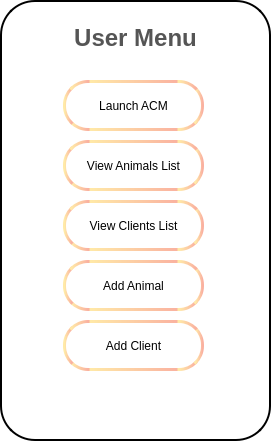
     <widget class="QGroupBox" name="StaffMenu">
      <property name="geometry">
       <rect>
        <x>740</x>
        <y>110</y>
        <width>271</width>
        <height>441</height>
       </rect>
      </property>
      <property name="styleSheet">
       <string notr="true">background: #fff;
border-radius: 35px;
border: 2px solid black;</string>
      </property>
      <property name="title">
       <string/>
      </property>
      <widget class="QTextBrowser" name="userMenu_text">
       <property name="geometry">
        <rect>
         <x>20</x>
         <y>20</y>
         <width>231</width>
         <height>41</height>
        </rect>
       </property>
       <property name="styleSheet">
        <string notr="true">border: none</string>
       </property>
       <property name="html">
        <string>&lt;!DOCTYPE HTML PUBLIC &quot;-//W3C//DTD HTML 4.0//EN&quot; &quot;http://www.w3.org/TR/REC-html40/strict.dtd&quot;&gt;
&lt;html&gt;&lt;head&gt;&lt;meta name=&quot;qrichtext&quot; content=&quot;1&quot; /&gt;&lt;style type=&quot;text/css&quot;&gt;
p, li { white-space: pre-wrap; }
&lt;/style&gt;&lt;/head&gt;&lt;body style=&quot; font-family:'Sans'; font-size:10pt; font-weight:400; font-style:normal;&quot;&gt;
&lt;p align=&quot;center&quot; style=&quot; margin-top:0px; margin-bottom:0px; margin-left:0px; margin-right:0px; -qt-block-indent:0; text-indent:0px;&quot;&gt;&lt;span style=&quot; font-size:18pt; font-weight:600; color:#555555;&quot;&gt;User Menu&lt;/span&gt;&lt;/p&gt;&lt;/body&gt;&lt;/html&gt;</string>
       </property>
      </widget>
      <widget class="QGroupBox" name="StaffMenuBox">
       <property name="geometry">
        <rect>
         <x>48</x>
         <y>60</y>
         <width>171</width>
         <height>341</height>
        </rect>
       </property>
       <property name="styleSheet">
        <string notr="true">border: none;
border-radius: none</string>
       </property>
       <property name="title">
        <string/>
       </property>
       <widget class="QPushButton" name="launchACM">
        <property name="geometry">
         <rect>
          <x>15</x>
          <y>20</y>
          <width>141</width>
          <height>51</height>
         </rect>
        </property>
        <property name="cursor">
         <cursorShape>PointingHandCursor</cursorShape>
        </property>
        <property name="styleSheet">
         <string notr="true">#launchACM{

border: 3px solid qlineargradient( x1:0 y1:0, x2:1 y2:0, stop:0 #ffeaa7, stop:1 #fab1a0);
border-radius: 25px;
}

#launchACM:hover{

	background:  qlineargradient( x1:0 y1:0, x2:1 y2:0, stop:0 #ffeaa7, stop:1 #fab1a0);
	color:#555;
}






</string>
        </property>
        <property name="text">
         <string>Launch ACM</string>
        </property>
       </widget>
       <widget class="QPushButton" name="animalsListBtn">
        <property name="geometry">
         <rect>
          <x>15</x>
          <y>80</y>
          <width>141</width>
          <height>51</height>
         </rect>
        </property>
        <property name="cursor">
         <cursorShape>PointingHandCursor</cursorShape>
        </property>
        <property name="styleSheet">
         <string notr="true">#animalsListBtn{

border: 3px solid qlineargradient( x1:0 y1:0, x2:1 y2:0, stop:0 #ffeaa7, stop:1 #fab1a0);
border-radius: 25px;
}

#animalsListBtn:hover{

	background:  qlineargradient( x1:0 y1:0, x2:1 y2:0, stop:0 #ffeaa7, stop:1 #fab1a0);
	color:#555;
}






</string>
        </property>
        <property name="text">
         <string>View Animals List</string>
        </property>
       </widget>
       <widget class="QPushButton" name="viewClientsBtn">
        <property name="geometry">
         <rect>
          <x>15</x>
          <y>140</y>
          <width>141</width>
          <height>51</height>
         </rect>
        </property>
        <property name="cursor">
         <cursorShape>PointingHandCursor</cursorShape>
        </property>
        <property name="styleSheet">
         <string notr="true">#viewClientsBtn{

border: 3px solid qlineargradient( x1:0 y1:0, x2:1 y2:0, stop:0 #ffeaa7, stop:1 #fab1a0);

border-radius: 25px;
}

#viewClientsBtn:hover{

	background:  qlineargradient( x1:0 y1:0, x2:1 y2:0, stop:0 #ffeaa7, stop:1 #fab1a0);
	color:#555;
}






</string>
        </property>
        <property name="text">
         <string>View Clients List</string>
        </property>
       </widget>
       <widget class="QPushButton" name="animalAddBtn">
        <property name="geometry">
         <rect>
          <x>15</x>
          <y>200</y>
          <width>141</width>
          <height>51</height>
         </rect>
        </property>
        <property name="cursor">
         <cursorShape>PointingHandCursor</cursorShape>
        </property>
        <property name="styleSheet">
         <string notr="true">#animalAddBtn{

border: 3px solid qlineargradient( x1:0 y1:0, x2:1 y2:0, stop:0 #ffeaa7, stop:1 #fab1a0);
border-radius: 25px;
}

#animalAddBtn:hover{

	background:   qlineargradient( x1:0 y1:0, x2:1 y2:0, stop:0 #ffeaa7, stop:1 #fab1a0);


	color:#555;
}






</string>
        </property>
        <property name="text">
         <string>Add Animal</string>
        </property>
       </widget>
       <widget class="QPushButton" name="addClientBtn">
        <property name="geometry">
         <rect>
          <x>15</x>
          <y>260</y>
          <width>141</width>
          <height>51</height>
         </rect>
        </property>
        <property name="cursor">
         <cursorShape>PointingHandCursor</cursorShape>
        </property>
        <property name="styleSheet">
         <string notr="true">#addClientBtn{

border: 3px solid qlineargradient( x1:0 y1:0, x2:1 y2:0, stop:0 #ffeaa7, stop:1 #fab1a0);

border-radius: 25px;
}


#addClientBtn:hover{

	background:  qlineargradient( x1:0 y1:0, x2:1 y2:0, stop:0 #ffeaa7, stop:1 #fab1a0);
	color:#555;
}






</string>
        </property>
        <property name="text">
         <string>Add Client</string>
        </property>
       </widget>
      </widget>
     </widget>
